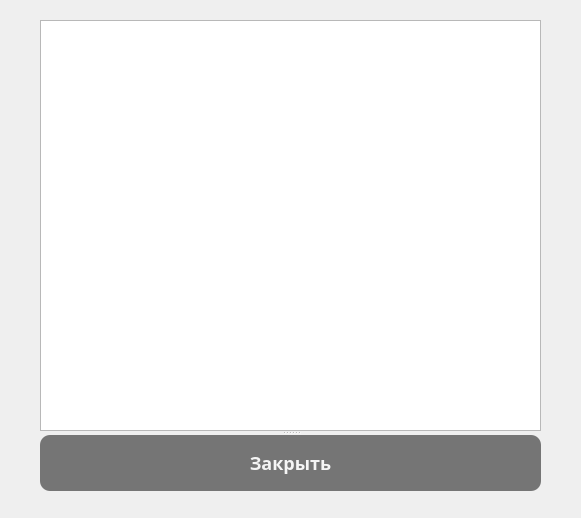
<?xml version="1.0" encoding="UTF-8"?>
<ui version="4.0">
 <class>Dialog</class>
 <widget class="QDialog" name="Dialog">
  <property name="windowModality">
   <enum>Qt::ApplicationModal</enum>
  </property>
  <property name="geometry">
   <rect>
    <x>0</x>
    <y>0</y>
    <width>581</width>
    <height>518</height>
   </rect>
  </property>
  <property name="windowTitle">
   <string>Таблица лидеров</string>
  </property>
  <property name="modal">
   <bool>true</bool>
  </property>
  <widget class="QSplitter" name="splitter">
   <property name="geometry">
    <rect>
     <x>40</x>
     <y>20</y>
     <width>501</width>
     <height>471</height>
    </rect>
   </property>
   <property name="orientation">
    <enum>Qt::Vertical</enum>
   </property>
   <widget class="QTableWidget" name="tableWidget"/>
   <widget class="QPushButton" name="btn__close">
    <property name="styleSheet">
     <string notr="true">background-color: rgb(117, 117, 117);
border-radius: 10px;
color: #f5f5f5;
font-size: 18px;
font-weight: bold;
font-family: sans-serif;</string>
    </property>
    <property name="text">
     <string>Закрыть</string>
    </property>
   </widget>
  </widget>
 </widget>
 <resources/>
 <connections/>
</ui>
